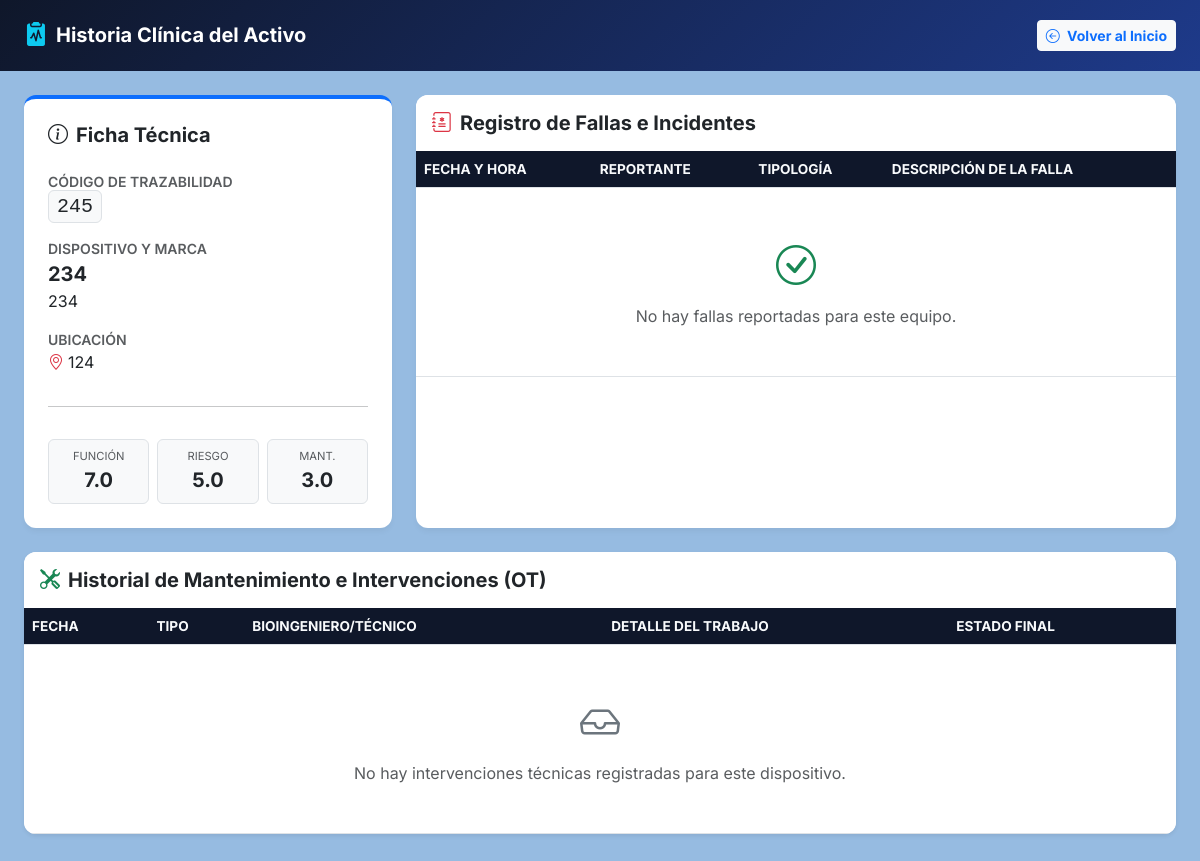
The page /equipo/1 on the database as committed earlier.
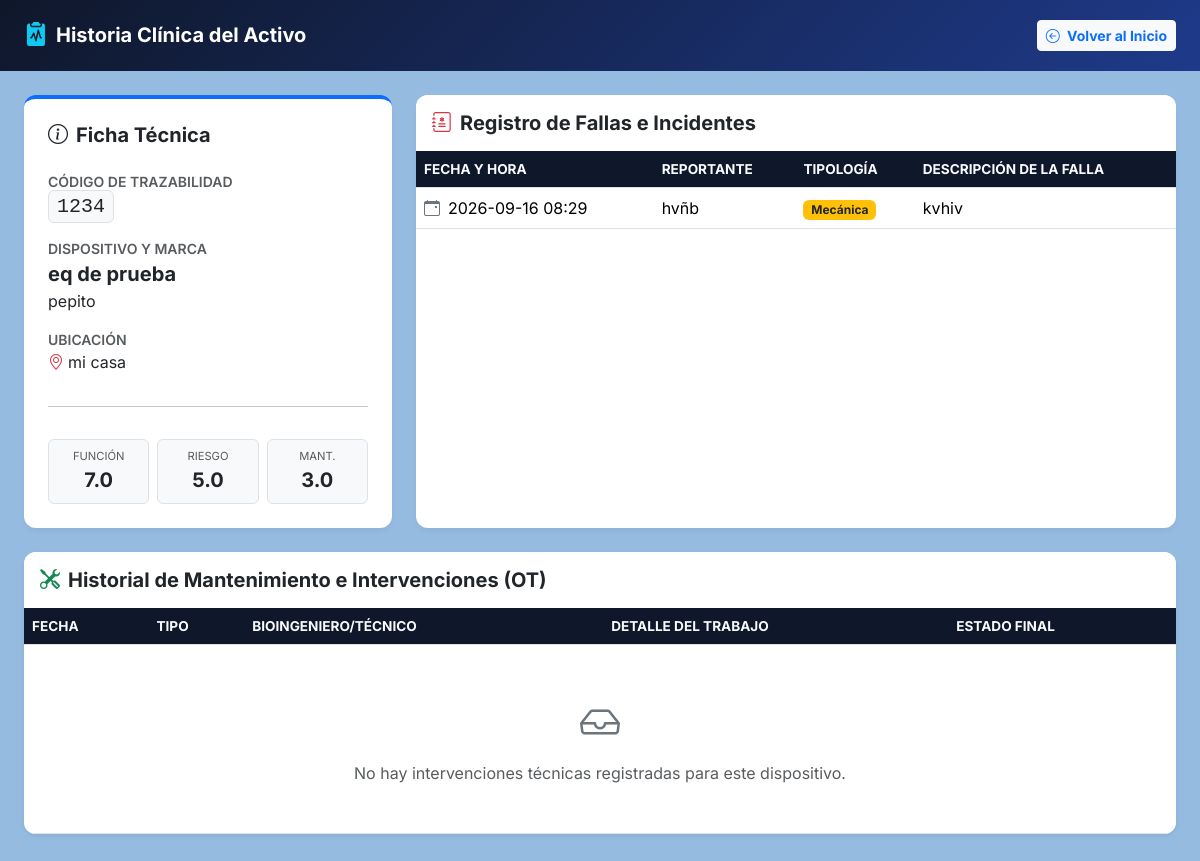
The same page on the database as committed later.
### tables this page shows
CREATE TABLE equipos (
        id INTEGER PRIMARY KEY AUTOINCREMENT,
        codigo_trazabilidad TEXT UNIQUE NOT NULL,
        nombre TEXT NOT NULL,
        marca TEXT NOT NULL,
        ubicacion TEXT NOT NULL,
        puntaje_funcion REAL DEFAULT 5.0,
        puntaje_aplicacion REAL DEFAULT 5.0,
        puntaje_mantenimiento REAL DEFAULT 3.0,
        manual_url TEXT,
        estado TEXT DEFAULT 'Activo'
        
    );

CREATE TABLE historial_fallas (
        id INTEGER PRIMARY KEY AUTOINCREMENT,
        equipo_id INTEGER NOT NULL,
        fecha_falla TEXT NOT NULL,
        usuario_reporta TEXT NOT NULL,
        tipo_mantenimiento TEXT NOT NULL,
        descripcion TEXT NOT NULL,
        FOREIGN KEY (equipo_id) REFERENCES equipos (id) ON DELETE CASCADE
    );

### app.py (the view)
@app.route("/equipo/<int:equipo_id>")
def detalle_equipo(equipo_id):
    equipo, fallas, intervenciones = obtener_historia_completa(equipo_id)
    return render_template("detalle.html", equipo=equipo, fallas=fallas, intervenciones=intervenciones)

### db.py (called while the page is built)
def obtener_conexion():
    conexion = sqlite3.connect(RUTA_BD)
    conexion.row_factory = sqlite3.Row
    conexion.execute("PRAGMA foreign_keys = ON;")
    return conexion

def obtener_historia_completa(equipo_id):
    conexion = obtener_conexion()
    try:
        equipo = conexion.execute("SELECT * FROM equipos WHERE id = ?", (equipo_id,)).fetchone()
        fallas = conexion.execute("SELECT * FROM historial_fallas WHERE equipo_id = ? ORDER BY id DESC", (equipo_id,)).fetchall()
        intervenciones = conexion.execute("SELECT * FROM intervenciones WHERE equipo_id = ? ORDER BY id DESC", (equipo_id,)).fetchall()
        return equipo, fallas, intervenciones
    finally:
        conexion.close()

### templates/detalle.html (shortened to what this page needs)
<!DOCTYPE html>
<html lang="es">
<head>
    <link href="https://cdn.jsdelivr.net/npm/bootstrap@5.3.3/dist/css/bootstrap.min.css" rel="stylesheet">
    <link rel="stylesheet" href="https://cdn.jsdelivr.net/npm/bootstrap-icons@1.11.3/font/bootstrap-icons.min.css">
</head>
<body>
<nav class="navbar navbar-dark navbar-custom py-3 mb-4">
    <div class="container-fluid px-4">
        <span class="navbar-brand mb-0 h1 d-flex align-items-center gap-2">
            <i class="bi bi-clipboard2-pulse-fill text-info fs-4"></i>
            <span class="fw-bold">Historia Clínica del Activo</span>
        </span>
        <a href="/" class="btn btn-light btn-sm fw-bold text-primary"><i class="bi bi-arrow-left-circle me-1"></i> Volver al Inicio</a>
    </div>
</nav>
<div class="container-fluid px-4 pb-5">
    <div class="row g-4">
        <div class="col-md-4">
            <div class="card p-4 h-100 border-top border-4 border-primary">
                <h5 class="fw-bold text-dark mb-4"><i class="bi bi-info-circle me-2"></i>Ficha Técnica</h5>
                <div class="mb-3">
                    <small class="text-muted d-block fw-semibold">CÓDIGO DE TRAZABILIDAD</small>
                    <span class="fs-5 font-monospace bg-light px-2 py-1 border rounded">{{ equipo.codigo_trazabilidad }}</span>
                </div>
                <div class="mb-3">
                    <small class="text-muted d-block fw-semibold">DISPOSITIVO Y MARCA</small>
                    <div class="fs-5 fw-bold">{{ equipo.nombre }}</div>
                    <div>{{ equipo.marca }}</div>
                </div>
                <div class="mb-3">
                    <small class="text-muted d-block fw-semibold">UBICACIÓN</small>
                    <div><i class="bi bi-geo-alt text-danger me-1"></i>{{ equipo.ubicacion }}</div>
                </div>
                <hr>
                <div class="row text-center g-2 mt-2">
                    <div class="col-4">
                        <div class="p-2 bg-light rounded border">
                            <small class="d-block text-muted" style="font-size: 0.7rem;">FUNCIÓN</small>
                            <span class="fw-bold fs-5">{{ equipo.puntaje_funcion }}</span>
                        </div>
                    </div>
                    <div class="col-4">
                        <div class="p-2 bg-light rounded border">
                            <small class="d-block text-muted" style="font-size: 0.7rem;">RIESGO</small>
                            <span class="fw-bold fs-5">{{ equipo.puntaje_aplicacion }}</span>
                        </div>
                    </div>
                    <div class="col-4">
                        <div class="p-2 bg-light rounded border">
                            <small class="d-block text-muted" style="font-size: 0.7rem;">MANT.</small>
                            <span class="fw-bold fs-5">{{ equipo.puntaje_mantenimiento }}</span>
                        </div>
                    </div>
                </div>
            </div>
        </div>
        <div class="col-md-8">
            <div class="card overflow-hidden h-100">
                <div class="card-header bg-white py-3 border-0">
                    <h5 class="fw-bold mb-0 text-dark"><i class="bi bi-journal-medical text-danger me-2"></i>Registro de Fallas e Incidentes</h5>
                </div>
                <div class="table-responsive">
                    <table class="table table-hover align-middle mb-0">
                        <thead>
                            <tr>
                                <th>Fecha y Hora</th>
                                <th>Reportante</th>
                                <th>Tipología</th>
                                <th>Descripción de la Falla</th>
                            </tr>
                        </thead>
                        <tbody>
                            {% for falla in fallas %}
                            <tr>
                                <td class="text-nowrap"><i class="bi bi-calendar-event me-2 text-secondary"></i>{{ falla.fecha_falla }}</td>
                                <td>{{ falla.usuario_reporta }}</td>
                                <td><span class="badge bg-warning text-dark">{{ falla.tipo_mantenimiento }}</span></td>
                                <td>{{ falla.descripcion }}</td>
                            </tr>
                            {% else %}
                            <tr>
                                <td colspan="4" class="text-center py-5 text-muted">
                                    <i class="bi bi-check-circle fs-1 d-block mb-2 text-success"></i>
                                    No hay fallas reportadas para este equipo.
                                </td>
                            </tr>
                            {% endfor %}
                        </tbody>
                    </table>
                </div>
            </div>
        </div>
        <div class="col-12 mt-4">
            <div class="card overflow-hidden shadow-sm">
                <div class="card-header bg-white py-3 border-0">
                    <h5 class="fw-bold mb-0 text-dark"><i class="bi bi-tools text-success me-2"></i>Historial de Mantenimiento e Intervenciones (OT)</h5>
                </div>
                <div class="table-responsive">
                    <table class="table table-hover align-middle mb-0">
                        <thead>
                            <tr>
                                <th>Fecha</th>
                                <th>Tipo</th>
                                <th>Bioingeniero/Técnico</th>
                                <th>Detalle del Trabajo</th>
                                <th>Estado Final</th>
                            </tr>
                        </thead>
                        <tbody>
                            {% for ot in intervenciones %}
                            <tr>
                                <td class="text-nowrap"><i class="bi bi-calendar-check me-2 text-secondary"></i>{{ ot.fecha_intervencion }}</td>
                                <td><span class="badge bg-success-subtle text-success-emphasis">{{ ot.tipo_intervencion }}</span></td>
                                <td>{{ ot.usuario_interviene }}</td>
                                <td>
                                    <strong>{{ ot.descripcion }}</strong><br>
                                    <small class="text-muted">Repuestos: {{ ot.repuestos_utilizados }} | Horas: {{ ot.tiempo_intervencion }}h</small>
                                </td>
                                <td>
                                    {% if ot.estado_final == 'Operativo' %}
                                    <span class="text-success fw-bold"><i class="bi bi-check-circle-fill me-1"></i>Operativo</span>
                                    {% else %}
                                    <span class="text-danger fw-bold"><i class="bi bi-x-circle-fill me-1"></i>{{ ot.estado_final }}</span>
                                    {% endif %}
                                </td>
                            </tr>
                            {% else %}
                            <tr>
                                <td colspan="5" class="text-center py-5 text-muted">
                                    <i class="bi bi-inbox fs-1 d-block mb-2 text-secondary"></i>
                                    No hay intervenciones técnicas registradas para este dispositivo.
                                </td>
                            </tr>
                            {% endfor %}
                        </tbody>
                    </table>
                </div>
            </div>
        </div>
    </div>
</div>
</body>
</html>

### templates/detalle.html (style rules this page uses)
body { font-family: 'Inter', sans-serif; background-color: #96bbe1; color: #1e293b; }
.navbar-custom { background: linear-gradient(135deg, #0f172a 0%, #1e3a8a 100%); }
.card { border: none; border-radius: 12px; box-shadow: 0 4px 6px -1px rgba(0,0,0,0.05); }
.table thead th { background-color: #0f172a; color: #f8fafc; font-size: 0.85rem; text-transform: uppercase; }

Rows that differ between the two databases and show on the page:
changed equipos: codigo_trazabilidad "245" → "1234"; nombre "234" → "eq de prueba"; marca "234" → "pepito"; ubicacion "124" → "mi casa"
added historial_fallas: fecha_falla "2026-09-16 08:29", usuario_reporta "hvñb", tipo_mantenimiento "Mecánica", descripcion "kvhiv"
Other text that changed with them:
text no longer shown: "No hay fallas reportadas para este equipo."
